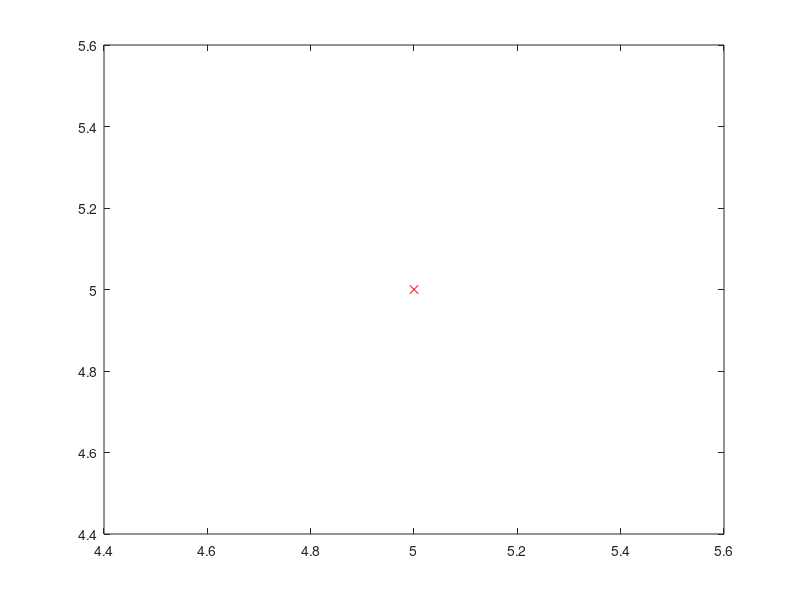

Reproduce this figure in MATLAB.
x=input('enter x vector');
y=input('enter y vector');
n=length(x);
sumx=0;
sumY=0;
sumxY=0;
sumxx=0;
for i=1:1:n
Y(i)=log(y(i));
sumx=sumx+x(i);
sumY=sumY+Y(i);
sumxY=sumxY+(x(i)*Y(i));
sumxx=sumxx+(x(i)*x(i));
end
%BY CRAMER'S RULE
dA=[sumxY,sumx;sumY,n];
dB=[sumxx,sumxY;sumx,sumY];
dS=[sumxx,sumx;sumx,n];
A=det(dA)/det(dS);
B=det(dB)/det(dS);
a=exp(B);
b=A;
fprintf('y = %0.4f x e^(%0.4fx) \n',a,b);
yy=a.*exp(b.*x);
plot(x,y,'-rx',x,yy,'-bv')
